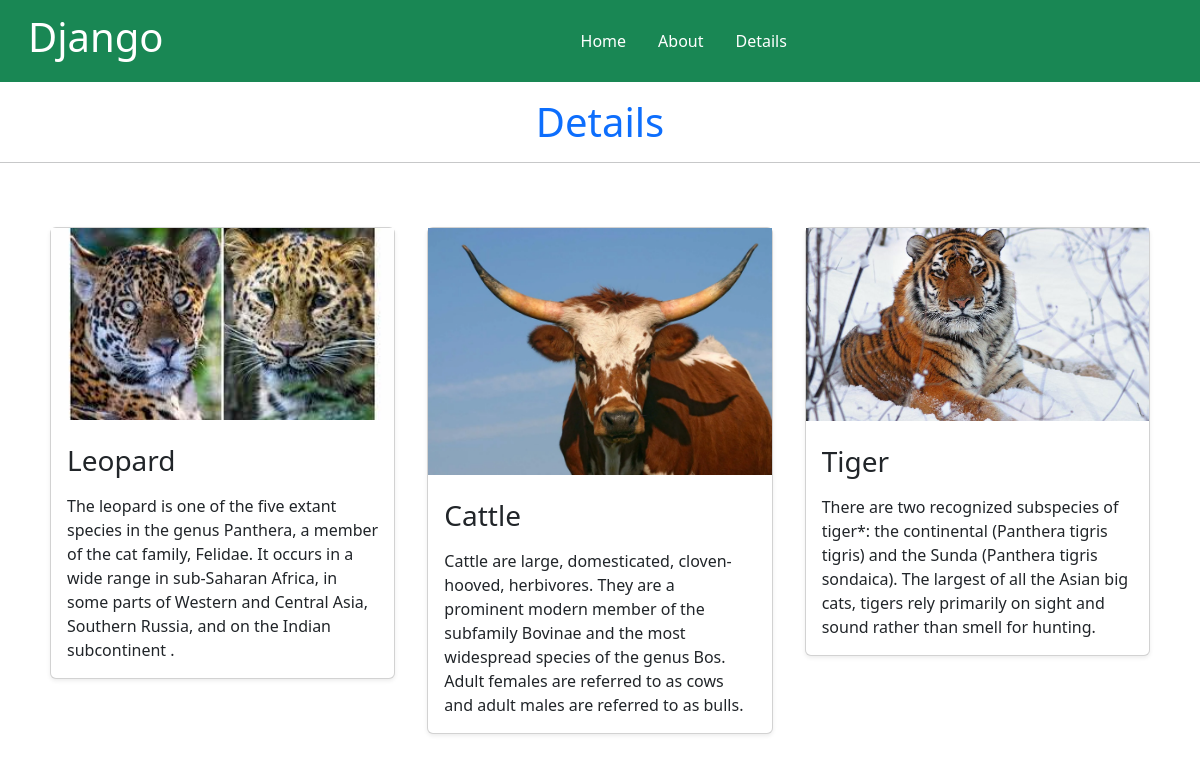
Screenshot of /details/ with the database file from the repository.
### home/models.py (models this page shows)
class detail(models.Model):
    title = models.CharField(max_length=100)
    description = models.TextField()
    image = models.ImageField(upload_to='detailsimg')

### home/views.py (the view)
# urls.py: path('details/',views.details,name='details'),
def details(request):
    dict_det = {
        'det': detail.objects.all()
    }
    return render(request,'details.html',dict_det)

### Template/details.html (shortened to what this page needs)
{%extends 'base.html'%}
{%block content%}
<h1 class="text-center my-3 text-primary">Details</h1>
<hr>
<div class="container my-5">
    <div class="row row-cols-1 row-cols-sm-2 row-cols-md-3 g-3">
      {%for d in det%}
      <div class="col p-3">
        <div class="card shadow-sm">
          <img src="{{d.image.url}}" alt="">
          <div class="card-body">
            <p class="card-title"><h3>{{d.title}}</h3></p>
            <p class="card-text">{{d.description}}</p>
          </div>
        </div>
      </div>
      {%endfor%}
    </div>
  </div>
{%endblock%}

### Template/base.html (shortened to what this page needs)
{%load static%}
<!DOCTYPE html>
<html lang="en">
<head>
    <link rel="stylesheet" href="{%static '/css/styles.css'%}">
<link href="https://cdn.jsdelivr.net/npm/bootstrap@5.2.3/dist/css/bootstrap.min.css" rel="stylesheet">
<body>
<nav class="navbar navbar-expand bg-success">
    <div class="container-fluid">
      <a class="navbar-brand ps-3" href="{%url 'home'%}"><h1 class="text-white">Django</h1></a>
      <div class="collapse navbar-collapse d-flex justify-content-evenly" id="navbarNavAltMarkup">
        <div class="navbar-nav">
          <a class="nav-link active p-3 text-white" aria-current="page" href="{%url 'home'%}">Home</a>
          <a class="nav-link p-3 text-white" href="{%url 'about'%}">About</a>
          <a class="nav-link p-3 text-white" href="{%url 'details'%}">Details</a>
        </div>
      </div>
    </div>
  </nav>
{%block content%}
{%endblock%}
</head>
</body>
</html>

### rows the page displays
detail: image (picture), title "Leopard", description "The leopard is one of the five extant species in the genus Panthera, a member of the cat family, Felidae. It occurs in a wide range in sub-Saharan Africa, in some parts of Western and Central Asia, Southern Russia, and on the Indian subcontinent ."
detail: image (picture), title "Cattle", description "Cattle are large, domesticated, cloven-hooved, herbivores. They are a prominent modern member of the subfamily Bovinae and the most widespread species of the genus Bos. Adult females are referred to as cows and adult males are referred to as bulls."
detail: image (picture), title "Tiger", description "There are two recognized subspecies of tiger*: the continental (Panthera tigris tigris) and the Sunda (Panthera tigris sondaica). The largest of all the Asian big cats, tigers rely primarily on sight and sound rather than smell for hunting."
